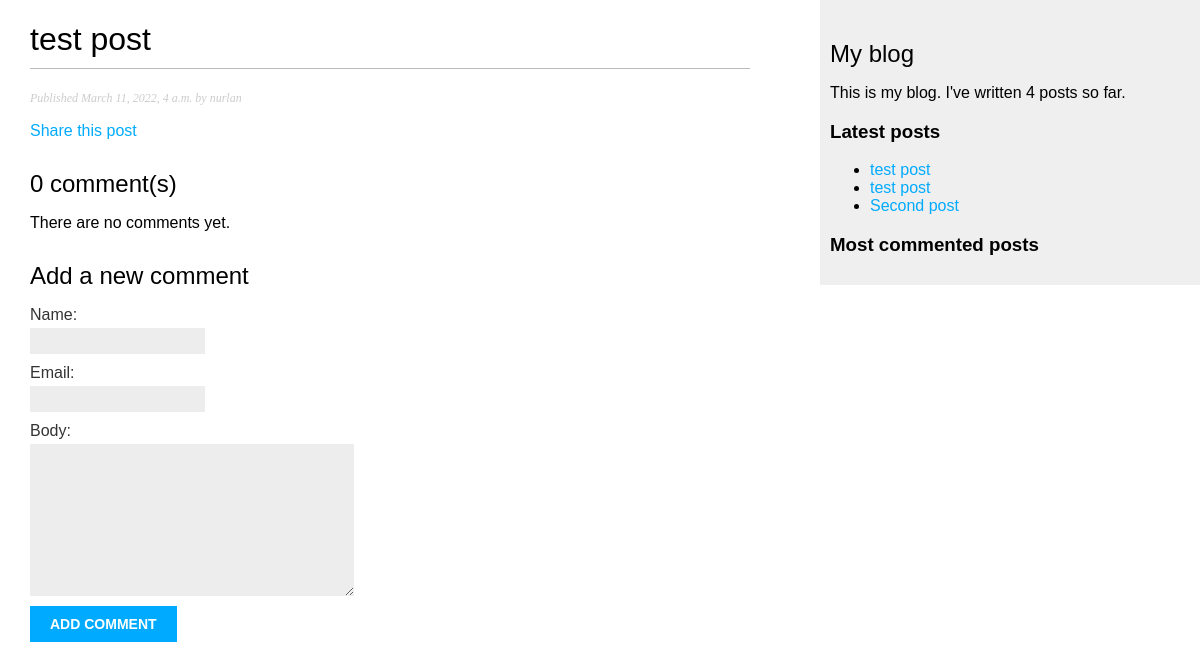
The page /blog/2022/3/11/test-post-1/ on the database as committed earlier.
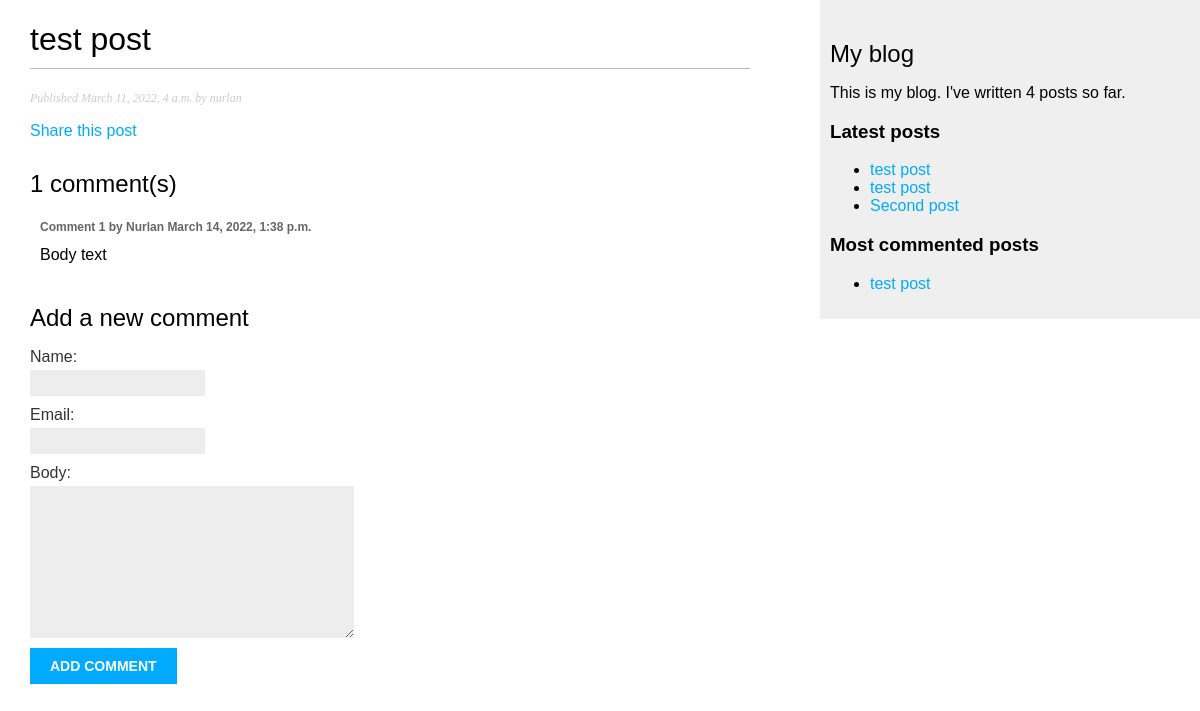
The same page on the database as committed later.
### blog/models.py (models this page shows, shortened)
class Post(models.Model):
    STATUS_CHOICES = [
        ('draft', 'Draft'),
        ('published', 'Published'),
    ]
    title = models.CharField(max_length=250)
    slug = models.SlugField(max_length=250,
                            unique_for_date='publish')
    author = models.ForeignKey(User,
                                on_delete=models.CASCADE,
                                related_name='blog_posts')
    body = models.TextField(blank=True, null=True)
    publish = models.DateTimeField(default=timezone.now)
    created = models.DateTimeField(auto_now_add=True)
    updated = models.DateTimeField(auto_now=True)
    status = models.CharField(max_length=10,
                                choices=STATUS_CHOICES,
                                default='draft')
    tags = TaggableManager()
    objects = models.Manager()
    published = PublishedManager()
    class Meta:
        ordering = ('-publish',)
    def get_absolute_url(self):
        return reverse('blog:post_detail', args=[self.publish.year,
                                            self.publish.month,
                                            self.publish.day,
                                            self.slug])

class Comment(models.Model):
    post = models.ForeignKey(Post,
                            on_delete=models.CASCADE,
                            related_name='comments')
    name = models.CharField(max_length=80)
    email = models.EmailField()
    body = models.TextField()
    created = models.DateTimeField(auto_now_add=True)
    updated = models.DateTimeField(auto_now=True)
    active = models.BooleanField(default=True)
    class Meta:
        ordering = ('created',)

### blog/views.py (the view)
# urls.py: path('<int:year>/<int:month>/<int:day>/<slug:post>/', views.post_detail, name='post_detail'),
def post_detail(request, year, month, day, post):
    post = get_object_or_404(Post, slug=post,
                            status='published',
                            publish__year = year,
                            publish__month = month,
                            publish__day = day)
    comments = post.comments.filter(active=True)
    new_comment = None
    if request.method == 'POST':
        comment_form = CommentForm(request.POST)
        if comment_form.is_valid():
            new_comment = comment_form.save(commit=False)
            new_comment.post = post
            new_comment.save()
    else:
        comment_form = CommentForm()
    return render(request, 'blog/post/detail.html', {'post':post,
                                                    'comments': comments,
                                                    'new_comment': new_comment,
                                                    'comment_form': comment_form,})

### blog/forms.py
class CommentForm(forms.ModelForm):
    class Meta:
        model = Comment
        fields = ('name', 'email', 'body')

### blog/models.py (called while the page is built)
    def get_queryset(self):
        return super().get_queryset().filter(status='published')

### blog/templatetags/blog_tags.py (called while the page is built)
@register.simple_tag
def total_posts():
    return Post.published.count()

@register.inclusion_tag('blog/post/latest_posts.html')
def show_latest_posts(count=5):
    latest_posts = Post.published.order_by('-publish')[:count]
    return {'latest_posts':latest_posts}

@register.simple_tag
def get_most_commented_posts(count=5):
    return Post.published.annotate(
        total_comments=Count('comments')
    ).filter(total_comments__gt = 0).order_by('-total_comments')[:count]

### blog/templates/blog/post/detail.html (shortened to what this page needs)
{% extends 'blog/base.html' %}
{% block content %}
    <h1>{{ post.title }}</h1>
    <p class="date">
        Published {{ post.publish }} by {{ post.author }}
    </p>
    <p>
        <a href="{% url 'blog:post_share' post.id %}">Share this post</a>
    </p>
    {% with comments.count as total_comments %}
        <h2>
            {{ total_comments }} comment(s)
        </h2>
    {% endwith %}
    {% for comment in comments %}
        <div class="comment">
            <p class="info">
                Comment {{ forloop.counter }} by {{ comment.name }} {{ comment.created }}
            </p>
            {{ comment.body }}
        </div>
    {% empty %}
        <p>There are no comments yet.</p>
    {% endfor %}
    {% if new_comment %}
        <h2>Your comment has been added.</h2>
    {% else %}
        <h2>Add a new comment</h2>
        <form action="" method="post">
            {{ comment_form.as_p }}
            <p><input type="submit" value="Add comment"></p>
        </form>
    {% endif %}
{% endblock content %}

### blog/templates/blog/base.html (shortened to what this page needs)
{% load blog_tags %}
{% load static %}
<!DOCTYPE html>
<html lang="en">
<head>
    <link rel="stylesheet" href="{% static 'css/blog.css' %}">
</head>
<body>
    <div id="content">
        {% block content %}
        {% endblock %}
    </div>
    <div id="sidebar">
        <h2>My blog</h2>
        <p>This is my blog. I've written {% total_posts %} posts so far.</p>
        <h3>Latest posts</h3>
        {% show_latest_posts 3 %}
        <h3>Most commented posts</h3>
        {% get_most_commented_posts 3 as most_commented_posts  %}
        <ul>
            {% for post in most_commented_posts %}
                <li>
                    <a href="{{ post.get_absolute_url }}">{{ post.title }}</a>
                </li>
            {% endfor %}
        </ul>
    </div>
</body>
</html>

### blog/templates/blog/post/latest_posts.html
<ul>
    {% for post in latest_posts %}
        <li>
            <a href="{{ post.get_absolute_url }}">{{ post.title }}</a>
        </li>
    {% endfor %}
</ul>

Rows that differ between the two databases and show on the page:
now on one of the page's lists (row unchanged): Post: title "test post"
added Comment: name "Nurlan", created "March 14, 2022, 1:38 p.m.", body "Body text"
Other text that changed with them:
{{ total_comments }}: "0" → "1"
text no longer shown: "There are no comments yet."
